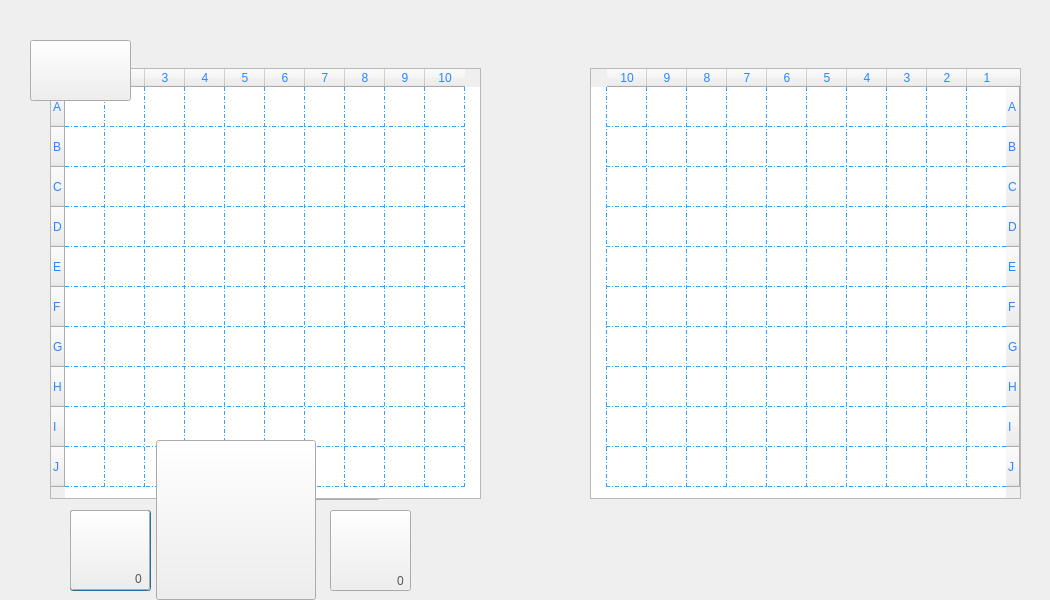
<?xml version="1.0" encoding="UTF-8"?>
<ui version="4.0">
 <class>DialogClientPlay</class>
 <widget class="QDialog" name="DialogClientPlay">
  <property name="geometry">
   <rect>
    <x>0</x>
    <y>0</y>
    <width>1050</width>
    <height>600</height>
   </rect>
  </property>
  <property name="windowTitle">
   <string>Dialog</string>
  </property>
  <property name="styleSheet">
   <string notr="true">background-image: url(:/Recommended Source Files/Recommended Source Files/Images/Back.jpg);</string>
  </property>
  <widget class="GameBoard" name="Server_TableWidget">
   <property name="enabled">
    <bool>true</bool>
   </property>
   <property name="geometry">
    <rect>
     <x>590</x>
     <y>68</y>
     <width>431</width>
     <height>431</height>
    </rect>
   </property>
   <property name="sizePolicy">
    <sizepolicy hsizetype="Preferred" vsizetype="Minimum">
     <horstretch>0</horstretch>
     <verstretch>0</verstretch>
    </sizepolicy>
   </property>
   <property name="minimumSize">
    <size>
     <width>381</width>
     <height>411</height>
    </size>
   </property>
   <property name="acceptDrops">
    <bool>true</bool>
   </property>
   <property name="accessibleDescription">
    <string/>
   </property>
   <property name="layoutDirection">
    <enum>Qt::RightToLeft</enum>
   </property>
   <property name="styleSheet">
    <string notr="true">font: 15pt &quot;BYRIL_Sea_Battle2&quot;;

color: rgb(41, 134, 255);

selection-background-color: rgb(0, 170, 255);

gridline-color: rgb(48, 165, 255);</string>
   </property>
   <property name="frameShape">
    <enum>QFrame::StyledPanel</enum>
   </property>
   <property name="lineWidth">
    <number>0</number>
   </property>
   <property name="verticalScrollBarPolicy">
    <enum>Qt::ScrollBarAlwaysOff</enum>
   </property>
   <property name="horizontalScrollBarPolicy">
    <enum>Qt::ScrollBarAlwaysOff</enum>
   </property>
   <property name="autoScroll">
    <bool>false</bool>
   </property>
   <property name="editTriggers">
    <set>QAbstractItemView::NoEditTriggers</set>
   </property>
   <property name="dragEnabled">
    <bool>true</bool>
   </property>
   <property name="dragDropMode">
    <enum>QAbstractItemView::DragDrop</enum>
   </property>
   <property name="defaultDropAction">
    <enum>Qt::MoveAction</enum>
   </property>
   <property name="selectionMode">
    <enum>QAbstractItemView::NoSelection</enum>
   </property>
   <property name="iconSize">
    <size>
     <width>40</width>
     <height>40</height>
    </size>
   </property>
   <property name="gridStyle">
    <enum>Qt::DashDotLine</enum>
   </property>
   <property name="cornerButtonEnabled">
    <bool>false</bool>
   </property>
   <property name="rowCount">
    <number>10</number>
   </property>
   <property name="columnCount">
    <number>10</number>
   </property>
   <attribute name="horizontalHeaderCascadingSectionResizes">
    <bool>false</bool>
   </attribute>
   <attribute name="horizontalHeaderMinimumSectionSize">
    <number>40</number>
   </attribute>
   <attribute name="horizontalHeaderDefaultSectionSize">
    <number>40</number>
   </attribute>
   <attribute name="verticalHeaderMinimumSectionSize">
    <number>40</number>
   </attribute>
   <attribute name="verticalHeaderDefaultSectionSize">
    <number>40</number>
   </attribute>
   <row>
    <property name="text">
     <string>A</string>
    </property>
    <property name="font">
     <font>
      <fontweight>Thin</fontweight>
     </font>
    </property>
   </row>
   <row>
    <property name="text">
     <string>B</string>
    </property>
   </row>
   <row>
    <property name="text">
     <string>C</string>
    </property>
   </row>
   <row>
    <property name="text">
     <string>D</string>
    </property>
   </row>
   <row>
    <property name="text">
     <string>E</string>
    </property>
   </row>
   <row>
    <property name="text">
     <string>F</string>
    </property>
   </row>
   <row>
    <property name="text">
     <string>G</string>
    </property>
   </row>
   <row>
    <property name="text">
     <string>H</string>
    </property>
   </row>
   <row>
    <property name="text">
     <string>I</string>
    </property>
   </row>
   <row>
    <property name="text">
     <string>J</string>
    </property>
   </row>
   <column/>
   <column/>
   <column/>
   <column/>
   <column/>
   <column/>
   <column/>
   <column/>
   <column/>
   <column/>
   <item row="0" column="0">
    <property name="text">
     <string/>
    </property>
   </item>
  </widget>
  <widget class="QPushButton" name="trackerButton">
   <property name="geometry">
    <rect>
     <x>70</x>
     <y>510</y>
     <width>81</width>
     <height>81</height>
    </rect>
   </property>
   <property name="styleSheet">
    <string notr="true">image: url(:/Recommended Source Files/Recommended Source Files/Images/tracker.png);</string>
   </property>
   <property name="text">
    <string/>
   </property>
  </widget>
  <widget class="DraggableButton" name="atomicZone">
   <property name="geometry">
    <rect>
     <x>220</x>
     <y>340</y>
     <width>160</width>
     <height>160</height>
    </rect>
   </property>
   <property name="styleSheet">
    <string notr="true">image: url(:/redBox.png);
background-image: url(:/Recommended Source Files/Recommended Source Files/Images/WhiteBackG.png);</string>
   </property>
   <property name="text">
    <string/>
   </property>
  </widget>
  <widget class="GameBoard" name="Client_tableWidget">
   <property name="enabled">
    <bool>true</bool>
   </property>
   <property name="geometry">
    <rect>
     <x>50</x>
     <y>68</y>
     <width>431</width>
     <height>431</height>
    </rect>
   </property>
   <property name="sizePolicy">
    <sizepolicy hsizetype="Preferred" vsizetype="Minimum">
     <horstretch>0</horstretch>
     <verstretch>0</verstretch>
    </sizepolicy>
   </property>
   <property name="minimumSize">
    <size>
     <width>381</width>
     <height>411</height>
    </size>
   </property>
   <property name="acceptDrops">
    <bool>true</bool>
   </property>
   <property name="accessibleDescription">
    <string/>
   </property>
   <property name="styleSheet">
    <string notr="true">font: 15pt &quot;BYRIL_Sea_Battle2&quot;;

color: rgb(41, 134, 255);

selection-background-color: rgb(0, 170, 255);

gridline-color: rgb(48, 165, 255);</string>
   </property>
   <property name="frameShape">
    <enum>QFrame::StyledPanel</enum>
   </property>
   <property name="lineWidth">
    <number>0</number>
   </property>
   <property name="verticalScrollBarPolicy">
    <enum>Qt::ScrollBarAlwaysOff</enum>
   </property>
   <property name="horizontalScrollBarPolicy">
    <enum>Qt::ScrollBarAlwaysOff</enum>
   </property>
   <property name="autoScroll">
    <bool>false</bool>
   </property>
   <property name="dragEnabled">
    <bool>true</bool>
   </property>
   <property name="dragDropMode">
    <enum>QAbstractItemView::DragDrop</enum>
   </property>
   <property name="defaultDropAction">
    <enum>Qt::MoveAction</enum>
   </property>
   <property name="selectionMode">
    <enum>QAbstractItemView::NoSelection</enum>
   </property>
   <property name="iconSize">
    <size>
     <width>40</width>
     <height>40</height>
    </size>
   </property>
   <property name="gridStyle">
    <enum>Qt::DashDotLine</enum>
   </property>
   <property name="cornerButtonEnabled">
    <bool>false</bool>
   </property>
   <property name="rowCount">
    <number>10</number>
   </property>
   <property name="columnCount">
    <number>10</number>
   </property>
   <attribute name="horizontalHeaderCascadingSectionResizes">
    <bool>false</bool>
   </attribute>
   <attribute name="horizontalHeaderMinimumSectionSize">
    <number>40</number>
   </attribute>
   <attribute name="horizontalHeaderDefaultSectionSize">
    <number>40</number>
   </attribute>
   <attribute name="verticalHeaderMinimumSectionSize">
    <number>40</number>
   </attribute>
   <attribute name="verticalHeaderDefaultSectionSize">
    <number>40</number>
   </attribute>
   <row>
    <property name="text">
     <string>A</string>
    </property>
    <property name="font">
     <font>
      <fontweight>Thin</fontweight>
     </font>
    </property>
   </row>
   <row>
    <property name="text">
     <string>B</string>
    </property>
   </row>
   <row>
    <property name="text">
     <string>C</string>
    </property>
   </row>
   <row>
    <property name="text">
     <string>D</string>
    </property>
   </row>
   <row>
    <property name="text">
     <string>E</string>
    </property>
   </row>
   <row>
    <property name="text">
     <string>F</string>
    </property>
   </row>
   <row>
    <property name="text">
     <string>G</string>
    </property>
   </row>
   <row>
    <property name="text">
     <string>H</string>
    </property>
   </row>
   <row>
    <property name="text">
     <string>I</string>
    </property>
   </row>
   <row>
    <property name="text">
     <string>J</string>
    </property>
   </row>
   <column/>
   <column/>
   <column/>
   <column/>
   <column/>
   <column/>
   <column/>
   <column/>
   <column/>
   <column/>
   <item row="0" column="0">
    <property name="text">
     <string/>
    </property>
   </item>
  </widget>
  <widget class="DraggableButton" name="trackerButton2">
   <property name="geometry">
    <rect>
     <x>70</x>
     <y>510</y>
     <width>80</width>
     <height>80</height>
    </rect>
   </property>
   <property name="styleSheet">
    <string notr="true">image: url(:/grinTracker.png);
background-image: url(:/Recommended Source Files/Recommended Source Files/Images/WhiteBackG.png);</string>
   </property>
   <property name="text">
    <string/>
   </property>
  </widget>
  <widget class="QLabel" name="trackerCounter">
   <property name="geometry">
    <rect>
     <x>128</x>
     <y>568</y>
     <width>21</width>
     <height>21</height>
    </rect>
   </property>
   <property name="styleSheet">
    <string notr="true">background-image: url(:/Recommended Source Files/Recommended Source Files/Images/WhiteBackG.png);
font: 10pt &quot;BYRIL_Sea_Battle2&quot;;
color: rgb(85, 85, 85);</string>
   </property>
   <property name="text">
    <string>0</string>
   </property>
   <property name="alignment">
    <set>Qt::AlignCenter</set>
   </property>
  </widget>
  <widget class="QPushButton" name="atomicBombButton">
   <property name="geometry">
    <rect>
     <x>190</x>
     <y>510</y>
     <width>81</width>
     <height>81</height>
    </rect>
   </property>
   <property name="styleSheet">
    <string notr="true">image: url(:/Recommended Source Files/Recommended Source Files/Images/atomic bomb.png);</string>
   </property>
   <property name="text">
    <string/>
   </property>
  </widget>
  <widget class="QLabel" name="atomicBombCounter">
   <property name="geometry">
    <rect>
     <x>250</x>
     <y>569</y>
     <width>21</width>
     <height>21</height>
    </rect>
   </property>
   <property name="styleSheet">
    <string notr="true">background-image: url(:/Recommended Source Files/Recommended Source Files/Images/WhiteBackG.png);
font: 10pt &quot;BYRIL_Sea_Battle2&quot;;
color: rgb(85, 85, 85);</string>
   </property>
   <property name="text">
    <string>0</string>
   </property>
   <property name="alignment">
    <set>Qt::AlignCenter</set>
   </property>
  </widget>
  <widget class="DraggableButton" name="atomicZone_2">
   <property name="geometry">
    <rect>
     <x>156</x>
     <y>440</y>
     <width>160</width>
     <height>160</height>
    </rect>
   </property>
   <property name="styleSheet">
    <string notr="true">image: url(:/redBox.png);
background-image: url(:/Recommended Source Files/Recommended Source Files/Images/WhiteBackG.png);</string>
   </property>
   <property name="text">
    <string/>
   </property>
  </widget>
  <widget class="QPushButton" name="linearAttackbutton">
   <property name="geometry">
    <rect>
     <x>330</x>
     <y>510</y>
     <width>81</width>
     <height>81</height>
    </rect>
   </property>
   <property name="styleSheet">
    <string notr="true">image: url(:/squareAttackFliped.png);</string>
   </property>
   <property name="text">
    <string/>
   </property>
  </widget>
  <widget class="QLabel" name="linearAttackCounter">
   <property name="geometry">
    <rect>
     <x>390</x>
     <y>570</y>
     <width>21</width>
     <height>21</height>
    </rect>
   </property>
   <property name="styleSheet">
    <string notr="true">background-image: url(:/Recommended Source Files/Recommended Source Files/Images/WhiteBackG.png);
font: 10pt &quot;BYRIL_Sea_Battle2&quot;;
color: rgb(85, 85, 85);</string>
   </property>
   <property name="text">
    <string>0</string>
   </property>
   <property name="alignment">
    <set>Qt::AlignCenter</set>
   </property>
  </widget>
  <widget class="QPushButton" name="planeLabel">
   <property name="geometry">
    <rect>
     <x>30</x>
     <y>40</y>
     <width>101</width>
     <height>61</height>
    </rect>
   </property>
   <property name="styleSheet">
    <string notr="true">background-image: url(:/squareAttackFliped.png);</string>
   </property>
   <property name="text">
    <string/>
   </property>
  </widget>
 </widget>
 <customwidgets>
  <customwidget>
   <class>GameBoard</class>
   <extends>QTableWidget</extends>
   <header location="global">gameboard.h</header>
  </customwidget>
  <customwidget>
   <class>DraggableButton</class>
   <extends>QPushButton</extends>
   <header>draggablebutton.h</header>
  </customwidget>
 </customwidgets>
 <resources/>
 <connections/>
</ui>
